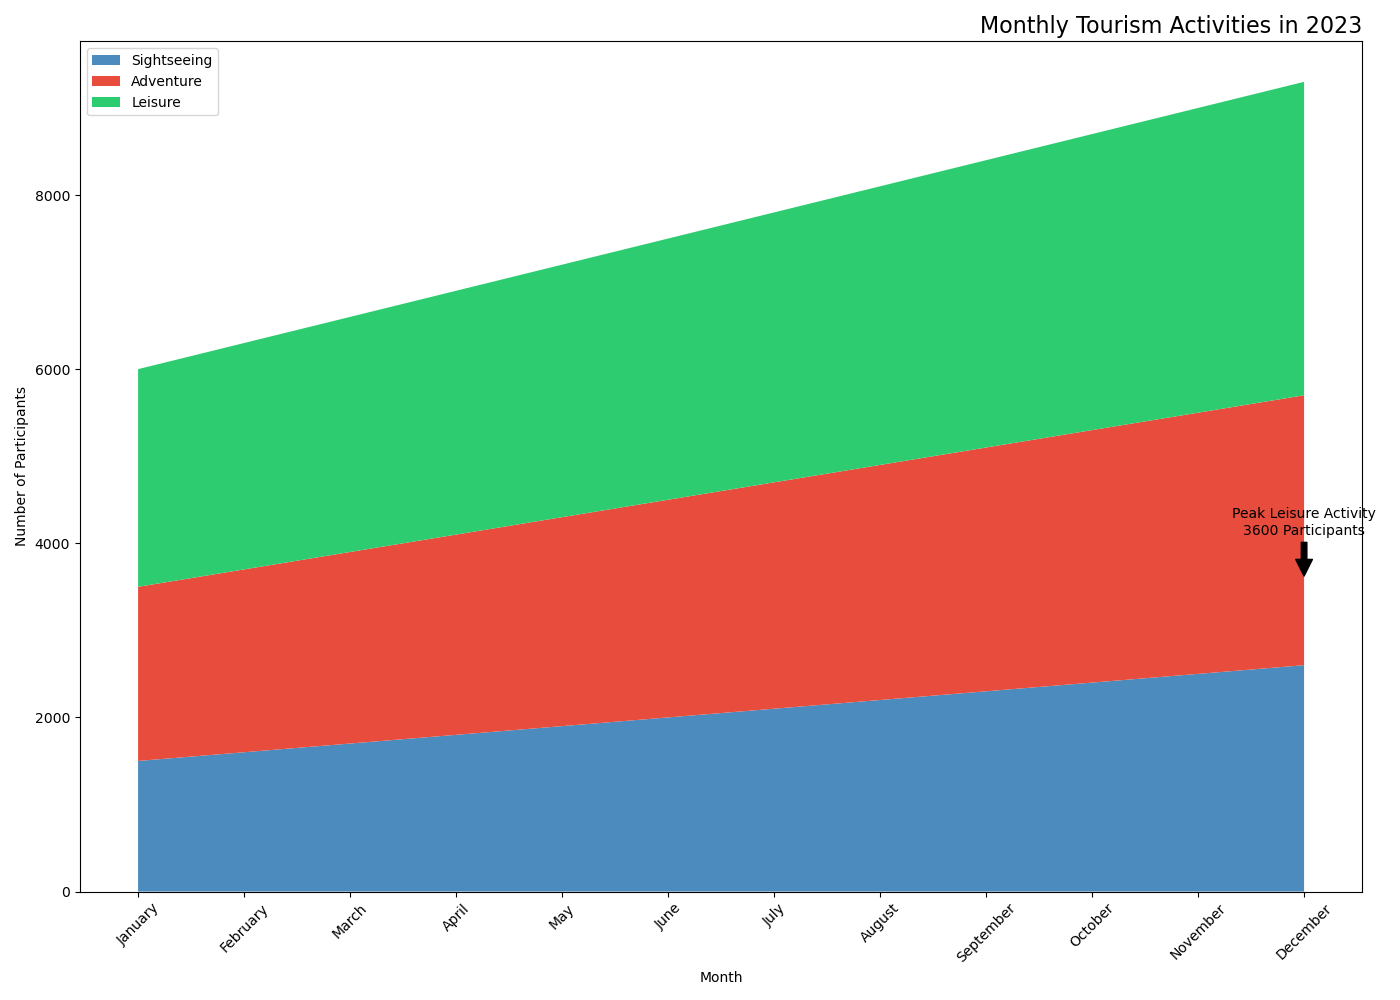

Reproduce this figure in Python.

import matplotlib.pyplot as plt

months = ['January', 'February', 'March', 'April', 'May', 'June', 
          'July', 'August', 'September', 'October', 'November', 'December']
sightseeing = [1500, 1600, 1700, 1800, 1900, 2000, 2100, 2200, 2300, 2400, 2500, 2600]
adventure = [2000, 2100, 2200, 2300, 2400, 2500, 2600, 2700, 2800, 2900, 3000, 3100]
leisure = [2500, 2600, 2700, 2800, 2900, 3000, 3100, 3200, 3300, 3400, 3500, 3600]

plt.figure(figsize=(14, 10))
plt.stackplot(months, sightseeing, adventure, leisure, 
              labels=['Sightseeing', 'Adventure', 'Leisure'],
              colors=['#4b8bbe', '#e74c3c', '#2ecc71'])

plt.title('Monthly Tourism Activities in 2023', fontsize=16, loc='right')
plt.xlabel('Month')
plt.ylabel('Number of Participants')
plt.legend(loc='upper left')
plt.xticks(rotation=45)

peak_leisure = max(leisure)
peak_month_leisure = months[leisure.index(peak_leisure)]
plt.annotate(f'Peak Leisure Activity\n{peak_leisure} Participants',
             xy=(peak_month_leisure, peak_leisure),
             xytext=(peak_month_leisure, peak_leisure + 500),
             arrowprops=dict(facecolor='black', shrink=0.05),
             horizontalalignment='center')

plt.tight_layout()
plt.show()
